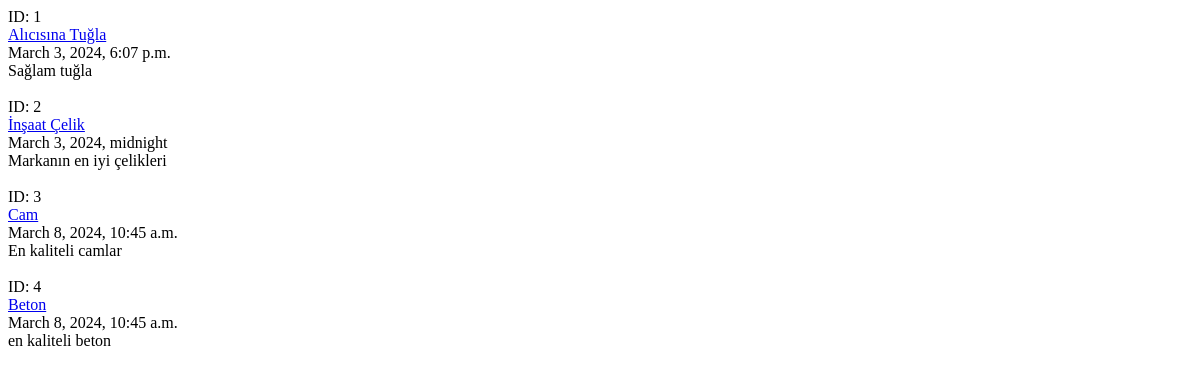
The app's page /post/index/, older data.
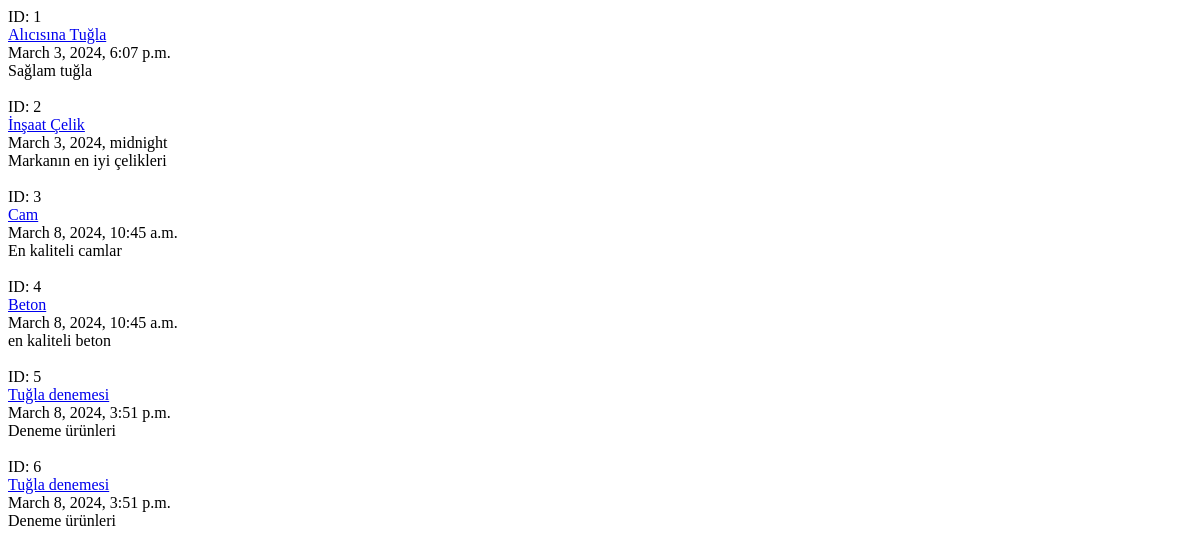
The same page, newer data.
### post/models.py (models this page shows, shortened)
class Post(models.Model):
    title = models.CharField(max_length=120, verbose_name="Başlık")
    content = models.TextField(verbose_name="İçerik")
    publishing_date = models.DateTimeField(verbose_name="Yayımlanma Tarihi", auto_now = True)

### post/views.py (the view)
# urls.py: path('index/', post_index, name = "index"),
def post_index(request):
    posts = Post.objects.all()
    return render(request, "post/index.html", {'posts': posts})

### templates/post/index.html (shortened to what this page needs)
<!DOCTYPE html>
<html lang="en">
<head>
</head>
<body>
{% for post in posts %}
    ID: {{ post.id }}<br/>
    <a href="{% url 'detail' id=post.id %}">{{ post.title }}</a><br/>
    {{ post.publishing_date }}<br/>
    {{ post.content }}<br><br>
{% endfor %}
</body>
</html>

Row changes from the older to the newer data that the page shows:
added Post: id "5", title "Tuğla denemesi", publishing_date "March 8, 2024, 3:51 p.m.", content "Deneme ürünleri"
added Post: id "6", title "Tuğla denemesi", publishing_date "March 8, 2024, 3:51 p.m.", content "Deneme ürünleri"
